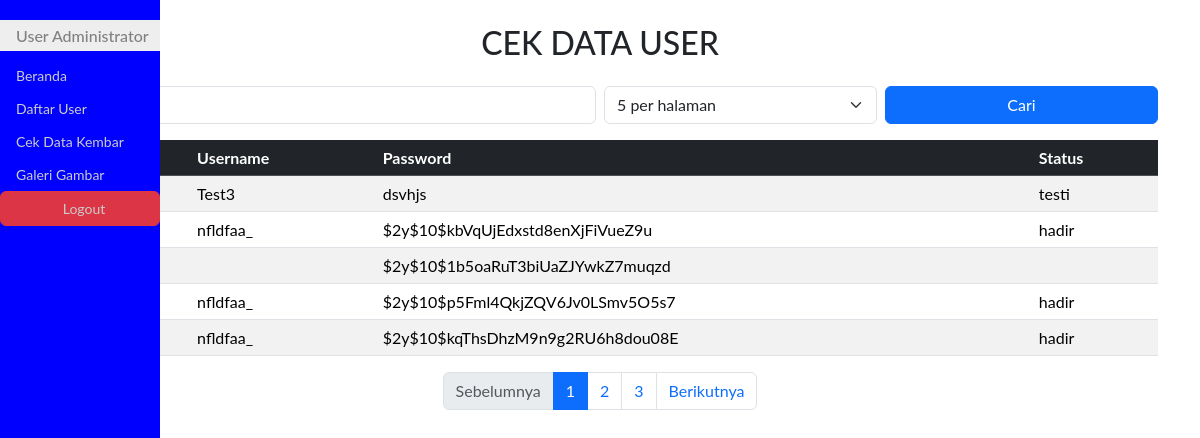
The page /cek_data_kembar.php on the database its author committed.
### tables this page shows
CREATE TABLE `user` (
  `iduser` int(11) NOT NULL,
  `username` varchar(50) DEFAULT NULL,
  `password` varchar(32) DEFAULT NULL,
  `status` varchar(5) DEFAULT NULL
);

### cek_data_kembar.php (the view, shortened to what this page needs)
<?php
require "koneksi.php";
$cari = isset($_GET['cari']) ? $_GET['cari'] : '';
$dataPerHalaman = isset($_GET['dataPerHalaman']) ? (int)$_GET['dataPerHalaman'] : 5;
$halAktif = isset($_GET['hal']) ? (int)$_GET['hal'] : 1;
$offset = ($halAktif - 1) * $dataPerHalaman;
$cariLike = "%$cari%";
$stmt = $conn->prepare("SELECT * FROM user WHERE iduser LIKE ? OR username LIKE ? LIMIT ?, ?");
$stmt->bind_param("ssii", $cariLike, $cariLike, $offset, $dataPerHalaman);
$stmt->execute();
$hasil = $stmt->get_result();
$stmtTotal = $conn->prepare("SELECT COUNT(*) as total FROM user WHERE iduser LIKE ? OR username LIKE ?");
$stmtTotal->bind_param("ss", $cariLike, $cariLike);
$stmtTotal->execute();
$resultTotal = $stmtTotal->get_result();
$totalData = $resultTotal->fetch_assoc()['total'];
$jmlHal = ceil($totalData / $dataPerHalaman);
?>
<!DOCTYPE html>
<html lang="id">
<head>
    <link rel="stylesheet" href="bootstrap/css/bootstrap.min.css">
    <link rel="stylesheet" href="css/styleku.css">
</head>
<body>
<div class="container mt-4">
    <h2 class="text-center mb-4">CEK DATA USER</h2>
    <form action="" method="get" class="row g-2 mb-3">
        <div class="col-md-6">
            <input type="text" name="cari" class="form-control" placeholder="Cari user..." value="<?= htmlspecialchars($cari) ?>">
        </div>
        <div class="col-md-3">
            <select name="dataPerHalaman" class="form-select" onchange="this.form.submit()">
                <?php foreach ([5, 10, 25, 50, 100] as $jumlah) {
                    echo "<option value='$jumlah'" . ($dataPerHalaman == $jumlah ? " selected" : "") . ">$jumlah per halaman</option>";
                } ?>
            </select>
        </div>
        <div class="col-md-3">
            <button type="submit" class="btn btn-primary w-100">Cari</button>
        </div>
    </form>
    <table class="table table-striped table-hover">
        <thead class="table-dark">
            <tr>
                <th>ID User</th>
                <th>Username</th>
                <th>Password</th>
                <th>Status</th>
            </tr>
        </thead>
        <tbody>
        <?php if ($hasil->num_rows == 0): ?>
            <tr>
                <td colspan="4" class="text-center text-muted">Data tidak ditemukan</td>
            </tr>
        <?php else:
            while ($row = $hasil->fetch_assoc()): ?>
            <tr>
                <td><?= htmlspecialchars($row["iduser"]) ?></td>
                <td><?= htmlspecialchars($row["username"]) ?></td>
                <td><?= htmlspecialchars($row["password"]) ?></td>
                <td><?= htmlspecialchars($row["status"]) ?></td>
            </tr>
        <?php endwhile; endif; ?>
        </tbody>
    </table>
    <nav>
    <ul class="pagination justify-content-center">
        <li class="page-item <?= ($halAktif <= 1) ? 'disabled' : '' ?>">
            <a class="page-link" href="<?= ($halAktif > 1) ? '?hal=' . ($halAktif - 1) . '&cari=' . urlencode($cari) . '&dataPerHalaman=' . $dataPerHalaman : '#' ?>" tabindex="-1">Sebelumnya</a>
        </li>
        <?php for ($i = 1; $i <= $jmlHal; $i++): ?>
            <li class="page-item <?= ($i == $halAktif) ? 'active' : '' ?>">
                <a class="page-link" href="?hal=<?= $i ?>&cari=<?= urlencode($cari) ?>&dataPerHalaman=<?= $dataPerHalaman ?>"><?= $i ?></a>
            </li>
        <?php endfor; ?>
        <li class="page-item <?= ($halAktif >= $jmlHal) ? 'disabled' : '' ?>">
            <a class="page-link" href="<?= ($halAktif < $jmlHal) ? '?hal=' . ($halAktif + 1) . '&cari=' . urlencode($cari) . '&dataPerHalaman=' . $dataPerHalaman : '#' ?>">Berikutnya</a>
        </li>
    </ul>
</nav>
</div>
</body>
</html>

### css/styleku.css (style rules this page uses)
body { font-family: "Lato", sans-serif; }
.menusamping { height: 100%; width: 160px; position: fixed; z-index: 1; top: 0; left: 0; background-color:blue; overflow-x: hidden; padding-top: 20px; }
.menusamping a { padding: 6px 8px 6px 16px; text-decoration: none; font-size: 14px; color: #ccc; display: block; }
.menusamping h1 { padding: 6px 8px 6px 16px; text-decoration: none; font-size: 16px; color: #818181; background-color:#eee; display: block; }

### rows shown on the page
user: username "Test3", password "dsvhjs", status "testi"
user: username "nfldfaa_", password "$2y$10$kbVqUjEdxstd8enXjFiVueZ9u", status "hadir"
user: password "$2y$10$1b5oaRuT3biUaZJYwkZ7muqzd"
user: username "nfldfaa_", password "$2y$10$p5Fml4QkjZQV6Jv0LSmv5O5s7", status "hadir"
user: username "nfldfaa_", password "$2y$10$kqThsDhzM9n9g2RU6h8dou08E", status "hadir"

### other values the page prints
form field dataPerHalaman "5 per halaman"
